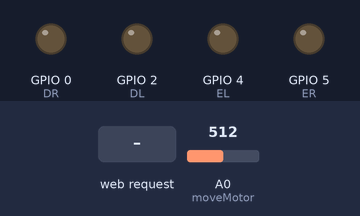
Simulated run of this sketch. Board: ESP8266 (NodeMCU). Parts: output pins drawn as LEDs (lit = HIGH). Inputs (shaded band) come from the test bench; at power-on: A0 (moveMotor) = 512. WiFi joins after 1.5 s; servers stay silent unless stated.

Above: at 5.7 s.
5.8 s: HTTP request GET /wifibot/r received
At 6.05 s:
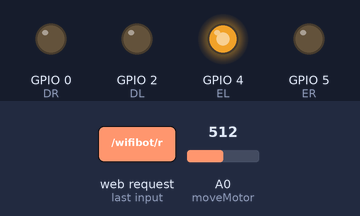
7.8 s: HTTP request GET /wifibot/l received
At 8.2 s:
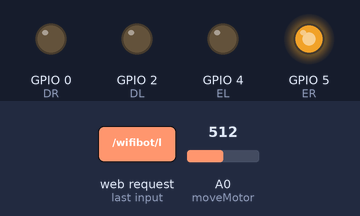
9.8 s: HTTP request GET /wifibot/f received
At 10.05 s:
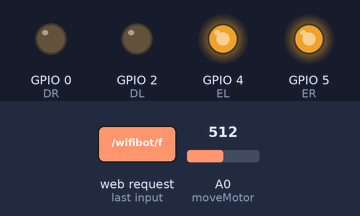
11.8 s: HTTP request GET /wifibot/b received
At 13.4 s:
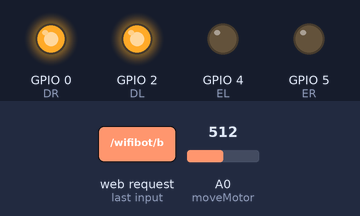
13.8 s: HTTP request GET /wifibot/analog received
At 14.5 s:
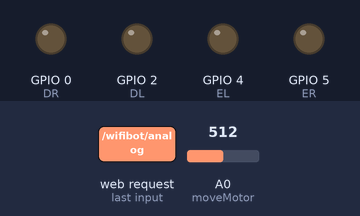
15.3 s: HTTP request GET /wifibot/b?rl=1 received
At 15.55 s:
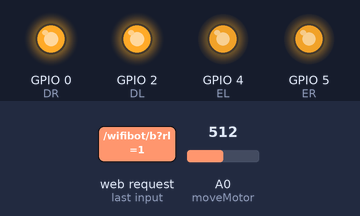
Timing chart, 0 to 18.3 s (numbered marks = the images above; inputs shaded):
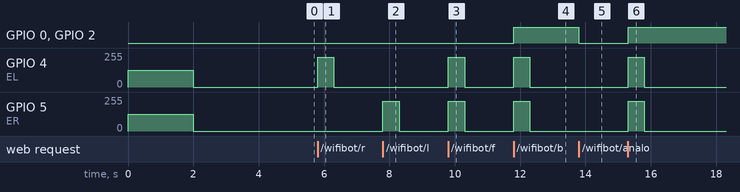

Measured:
- after the input at 5.8 s, GPIO 4 (EL): 0/255 → 224/255 at once, → 0/255 0.50 s later
- after the input at 7.8 s, GPIO 5 (ER): 0/255 → 224/255 at once, → 0/255 0.50 s later
- after the input at 9.8 s, GPIO 4 (EL), GPIO 5 (ER): 0/255 → 224/255 at once, → 0/255 0.50 s later
- after the input at 11.8 s, GPIO 0 (DR), GPIO 2 (DL): LOW → HIGH at once; GPIO 4 (EL), GPIO 5 (ER): 0/255 → 224/255 at once, → 0/255 0.50 s later
- after the input at 13.8 s, GPIO 0 (DR), GPIO 2 (DL): HIGH → LOW at once
- after the input at 15.3 s, GPIO 0 (DR), GPIO 2 (DL): LOW → HIGH at once; GPIO 4 (EL), GPIO 5 (ER): 0/255 → 224/255 at once, → 0/255 0.50 s later

The sketch:

WifiBot.ino
```cpp
#include <ESP8266WiFi.h>
#include <ESP8266WebServer.h>
#include <ESP8266mDNS.h>

//#define SMARTCONFIG
//#define DEBUG

const char* ssid = "LABSud";
const char* password = "Open Hardware & Open Source";

#define DR 0
#define DL 2
#define ER 5
#define EL 4

MDNSResponder mdns;

ESP8266WebServer server(80);

unsigned long startTime;
byte flag = 0;

void setup() {

#ifdef DEBUG
  //start serial link
  Serial.begin(115200);
#endif

  // init pins and do a simple running test
  pinMode(DR, OUTPUT);
  pinMode(DL, OUTPUT);
  pinMode(ER, OUTPUT);
  pinMode(EL, OUTPUT);

  digitalWrite(DR, 0);
  digitalWrite(DL, 0);

  analogWrite(ER, 500);
  analogWrite(EL, 500);

  delay(2000);

  analogWrite(ER, 0);
  analogWrite(EL, 0);

  digitalWrite(DR, 0);
  digitalWrite(DL, 0);

  // smart config
#ifdef SMARTCONFIG

  WiFi.beginSmartConfig();

#ifdef DEBUG
  Serial.println("Waiting SmartConfig ...");
#endif

  while (WiFi.smartConfigDone() != 1) {

    delay(1000);

#ifdef DEBUG
    Serial.print(".");
#endif
  }

#ifdef DEBUG
  Serial.println(" SmartConfig Success");
#endif

#else

  WiFi.begin(ssid, password);

#ifdef DEBUG
  Serial.println("");
#endif

  // Wait for connection
  while (WiFi.status() != WL_CONNECTED) {
    delay(500);
#ifdef DEBUG
    Serial.print(".");
#endif
  }

#ifdef DEBUG
  Serial.println(" ");
#endif

#endif

  delay(1000);

  // start mDNS so you can access robot using wifibot.local URL
  if (mdns.begin("wifibot", WiFi.localIP())) {
#ifdef DEBUG
    Serial.println("MDNS responder started");
#endif
  }

// set up server answers
  server.on("/wifibot/r", turnRight);
  server.on("/wifibot/l", turnLeft);
  server.on("/wifibot/f", forward);
  server.on("/wifibot/b", backward);
  server.on("/wifibot/analog", analog);
  server.on("/wifibot/klaxon", klaxon);
//  server.on("/", root); // password

  server.begin(); //server is started


#ifdef DEBUG
  Serial.print("Server started, IP = "); //display IP
  Serial.println(WiFi.localIP());
#endif


}

void loop() {

//manage server
  server.handleClient();


//if no response is received during a certain time, set off motors
  if (millis() >= startTime + 500 && flag == 0) {

    flag = 1;
    analogWrite(ER, 0);
    analogWrite(EL, 0);

  }

}

//void root() {
//
//  char page[] = "<p><a href=\"l\"><button>Left</button></a></p></br><p><a href=\"r\"><button>Right</button></a></p></br><p><a href=\"f\"><button>For</button></a></p></br><p><a href=\"b\"><button>Back</button></a></p></br>";
//  server.send(200, "text/html", page);
//
//}

void klaxon() {


}


void analog() {

  int rlValue = server.arg("rl").toInt();
  int fbValue = server.arg("fb").toInt() * (-1);

  int leftValue = fbValue - rlValue;
  int rightValue = fbValue + rlValue;

  moveMotor(leftValue, rightValue);

}

void turnRight() {

  moveMotor(900, 0);

}

void turnLeft() {

  moveMotor(0, 900);


}

void forward() {

  moveMotor(900, 900);

}

void backward() {

  moveMotor(-900, -900);

}

void moveMotor(int left, int right) {

int measureLight=analogRead(A0);

  char page[10];
  itoa(measureLight,page,10);
  server.send(200, "text/html", page);

#ifdef DEBUG
  Serial.print("moveMotor : left = ");
  Serial.print(left);
  Serial.print("  right = ");
  Serial.println(right);
#endif

  left = constrain(left, -1023, 1023);
  right = constrain(right, -1023, 1023);

  if (left >= -600 && left <= 600) left = 0;
  if (right >= -600 && right <= 600) right = 0;

  digitalWrite(DR, right < 0 ? 1 : 0);
  digitalWrite(DL, left < 0 ? 1 : 0);

  analogWrite(ER, abs(right));
  analogWrite(EL, abs(left));

  startTime = millis();
  flag = 0;


}
```

stock.ino
```cpp
//  // Check if a client has connected
//  WiFiClient client = server.available();
//  if (!client) {
//    analogWrite(5, 0);
//    analogWrite(4, 0);
//    digitalWrite(0, 1);
//    digitalWrite(2, 1);
//    return;
//  }
//
//  // Wait until the client sends some data
//  Serial.println("new client");
//  while(!client.available()){
//    delay(1);
//  }
//
//  // Read the first line of the request
//  String req = client.readStringUntil('\r');
//  Serial.println(req);
//  client.flush();
//
//  // Match the request
//  int motorASpeed = 1023;
//  int motorBSpeed = 1023;
//  int motorAForward = 1;
//  int motorBForward = 1;
//  if (req.indexOf("/engines/") != -1) {
//    String parameters = req.substring(13);
//    int separatorPos = parameters.indexOf(",");
//    int httpPos = parameters.indexOf(" HTTP");
//    String leftText = parameters.substring(0,separatorPos);
//    String rightText = parameters.substring(separatorPos + 1, httpPos);
//
//    Serial.println("[" + leftText +"][" + rightText + "]");
//    int left = leftText.toInt();
//    int right = rightText.toInt();
//    if (left < 0) {
//      motorAForward = 0;
//    } else {
//      motorAForward = 1;
//    }
//    if (right < 0) {
//      motorBForward = 0;
//    } else {
//      motorBForward = 1;
//    }
//    analogWrite(5, abs(left));
//    analogWrite(4, abs(right));
//    digitalWrite(0, motorAForward);
//    digitalWrite(2, motorBForward);
//  } else if (req.indexOf("/index.html") != - 1 || req.indexOf("/") != - 1) {
//    client.print("HTTP/1.1 200 OK\r\nContent-Type: text/html\r\n\r\n<!DOCTYPE HTML>\r\n");
//    client.print("<html><head>");
//    client.print("</head><body>");
//    client.print("<script type='text/javascript' src='http://www.squix.org/blog/smartcar.js'></script>");
//    client.print("<a href='#' onclick='move(\"f\");'>forward</a><BR/>");
//    client.print("<a href='#' onclick='move(\"b\");'>backwards</a><BR/>");
//    client.print("<a href='#' onclick='move(\"l\");'>left</a><BR/>");
//    client.print("<a href='#' onclick='move(\"r\");'>right</a><BR/>");
//    client.print("<div id=\"dmEvent\"/>");
//    client.print("<div id=\"vector\"/>");
//    client.print("</body></html>");
//    analogWrite(5, 0);
//    analogWrite(4, 0);
//    digitalWrite(0, 1);
//    digitalWrite(2, 1);
//    return;
//  }
//
//
//  client.flush();
//
//  // Prepare the response
//  String s = "HTTP/1.1 200 OK\r\nContent-Type: text/html\r\n\r\n<!DOCTYPE HTML>\r\n<html>\r\nGPIO is now ";
//  s += "</html>\n";
//
//  // Send the response to the client
//  client.print(s);
//  delay(1);
//  Serial.println("Client disonnected");
//  delay(200);
//  // The client will actually be disconnected
//  // when the function returns and 'client' object is detroyed
```
